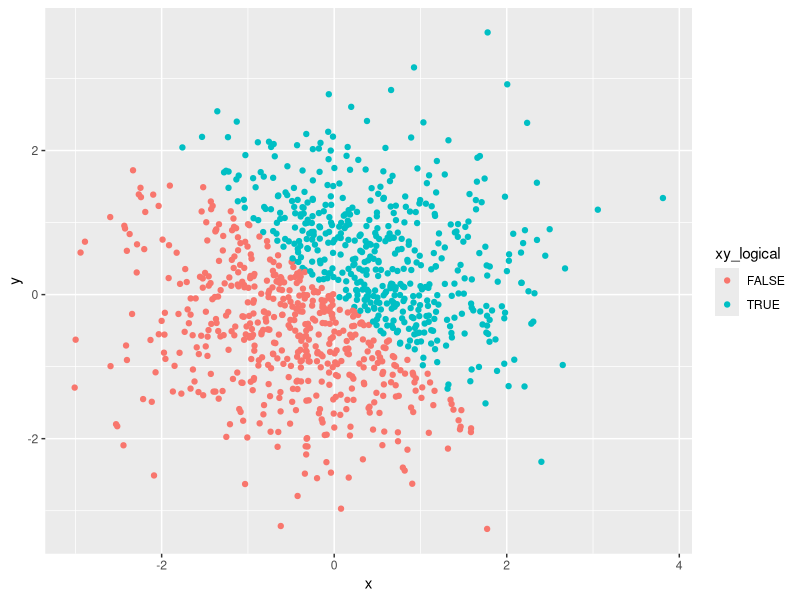
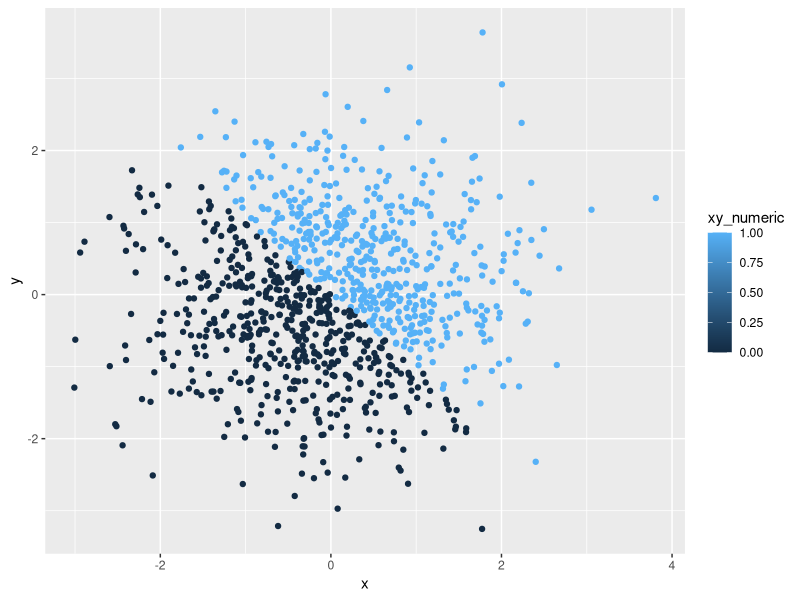
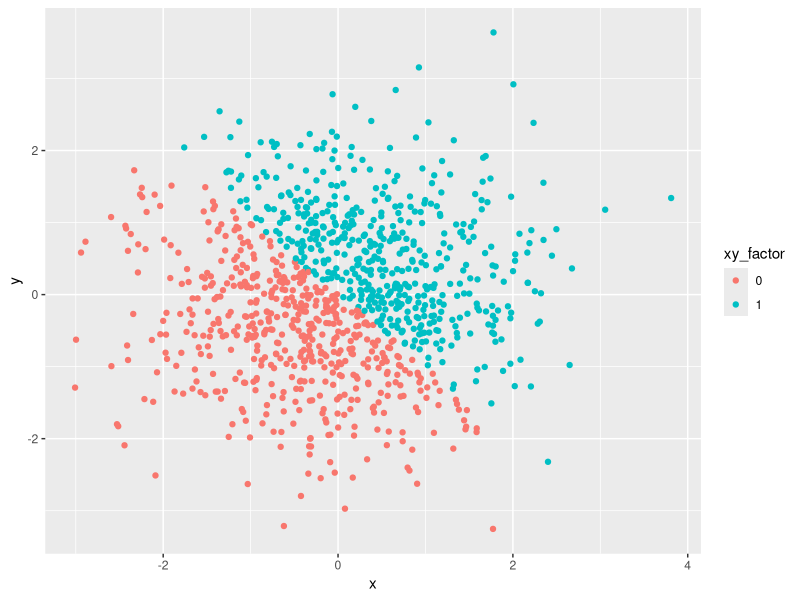
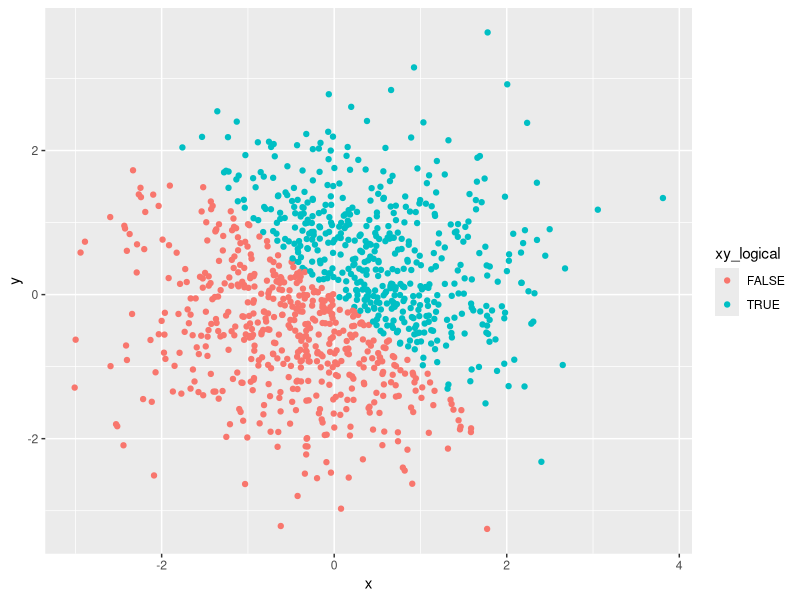
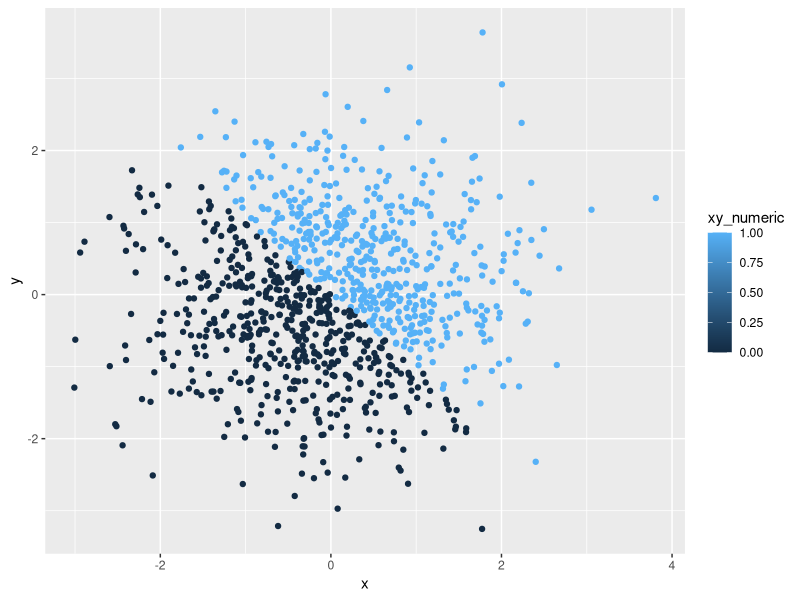
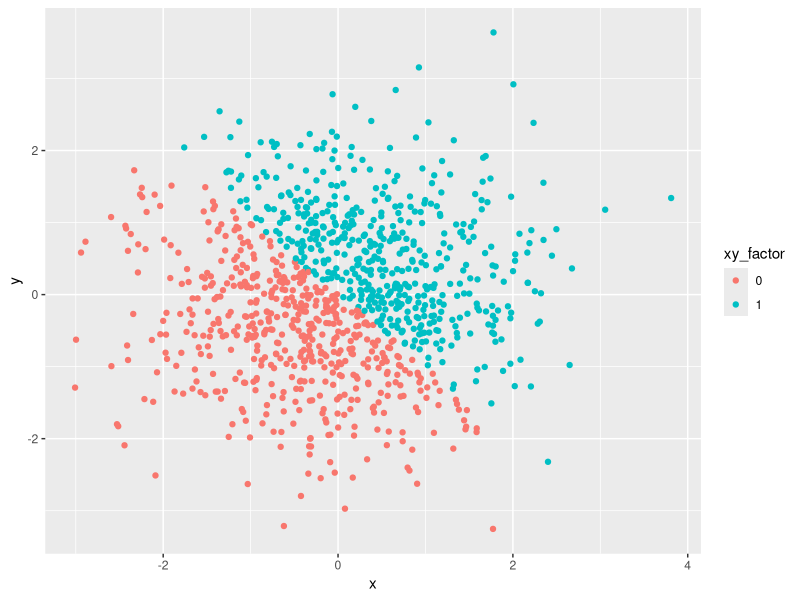

Recreate these plots in R, in order.
## ---- chunk 1
library(tidyverse)
library(ggplot2)
## ---- chunk 2
set.seed(1)
pr1_df = tibble(
    vec_numeric = runif(10, min = 0, max = 5),
    vec_logical = vec_numeric > 2,
    vec_character = c("ab","zb","c7y","zd","ab","f","g","h","i","k"),
    vec_factor = factor(c("F","F","M","F","M","M","M","F","M","F"))
)
## ---- chunk 3
  mean(pr1_df$vec_numeric)
  mean(pr1_df$vec_logical)
  mean(pr1_df$vec_character)
  mean(pr1_df$vec_factor)
## ---- chunk 4
as.numeric(pr1_df$vec_logical)
as.numeric(pr1_df$vec_character)
as.numeric(pr1_df$vec_factor)
## ---- chunk 5

as.numeric(as.factor(pr1_df$vec_character))
## ---- chunk 6
 
as.numeric(as.character(pr1_df$vec_factor))
## ---- chunk 7
set.seed(1)
pr2_df = tibble(
        x = rnorm(1000),
        y = rnorm(1000),
        xy_logical = x + y > 0,
        xy_numeric = as.numeric(xy_logical),
        xy_factor = factor(xy_numeric)
)
## ---- chunk 8
library(ggplot2)
ggplot(pr2_df, aes(x = x, y = y)) + geom_point(aes(colour = xy_logical))
ggsave("myplot1.png")
## ---- chunk 9
library(ggplot2)
ggplot(pr2_df, aes(x = x, y = y)) + geom_point(aes(colour = xy_numeric))
ggsave("myplot2.png")
## ---- chunk 10
library(ggplot2)
ggplot(pr2_df, aes(x = x, y = y)) + geom_point(aes(colour = xy_factor))
ggsave("myplot3.png")
